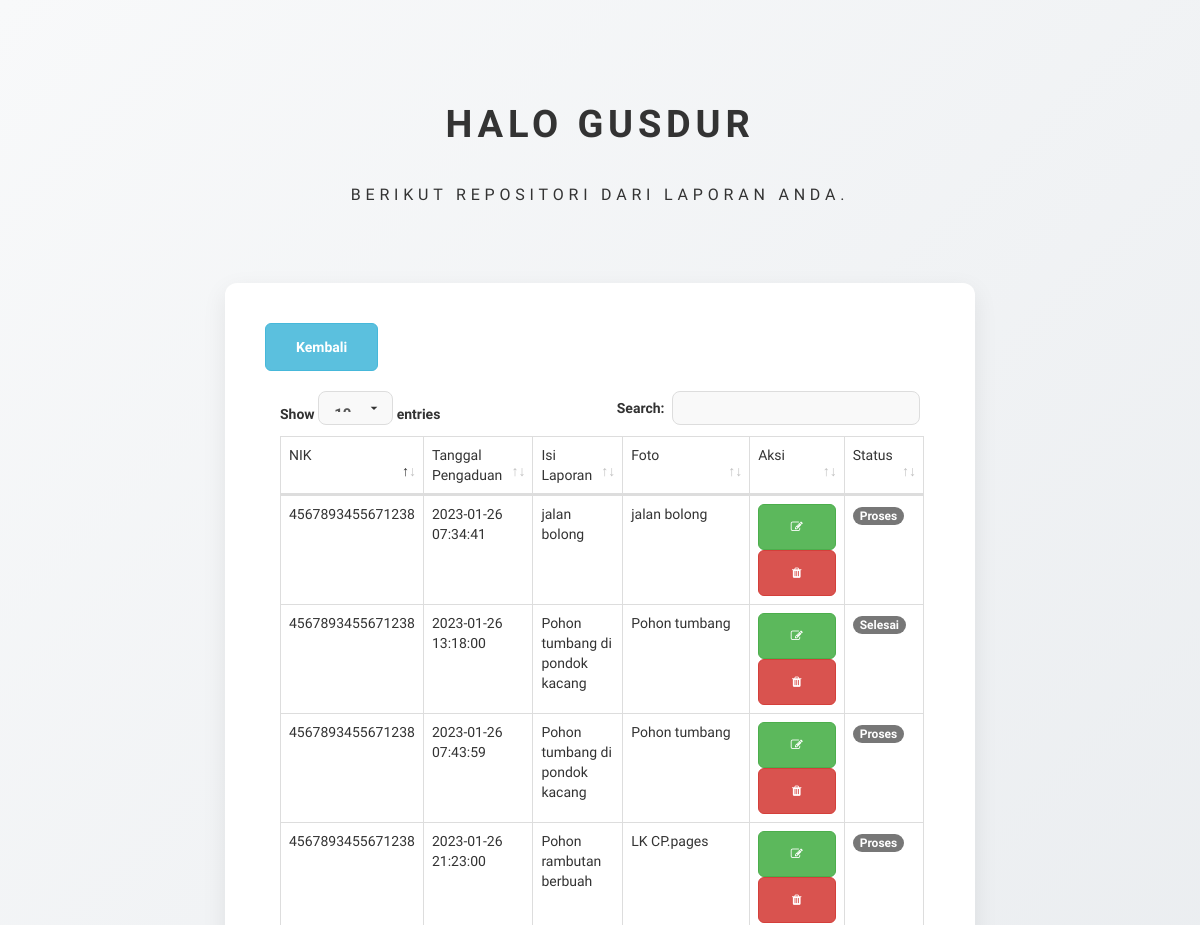
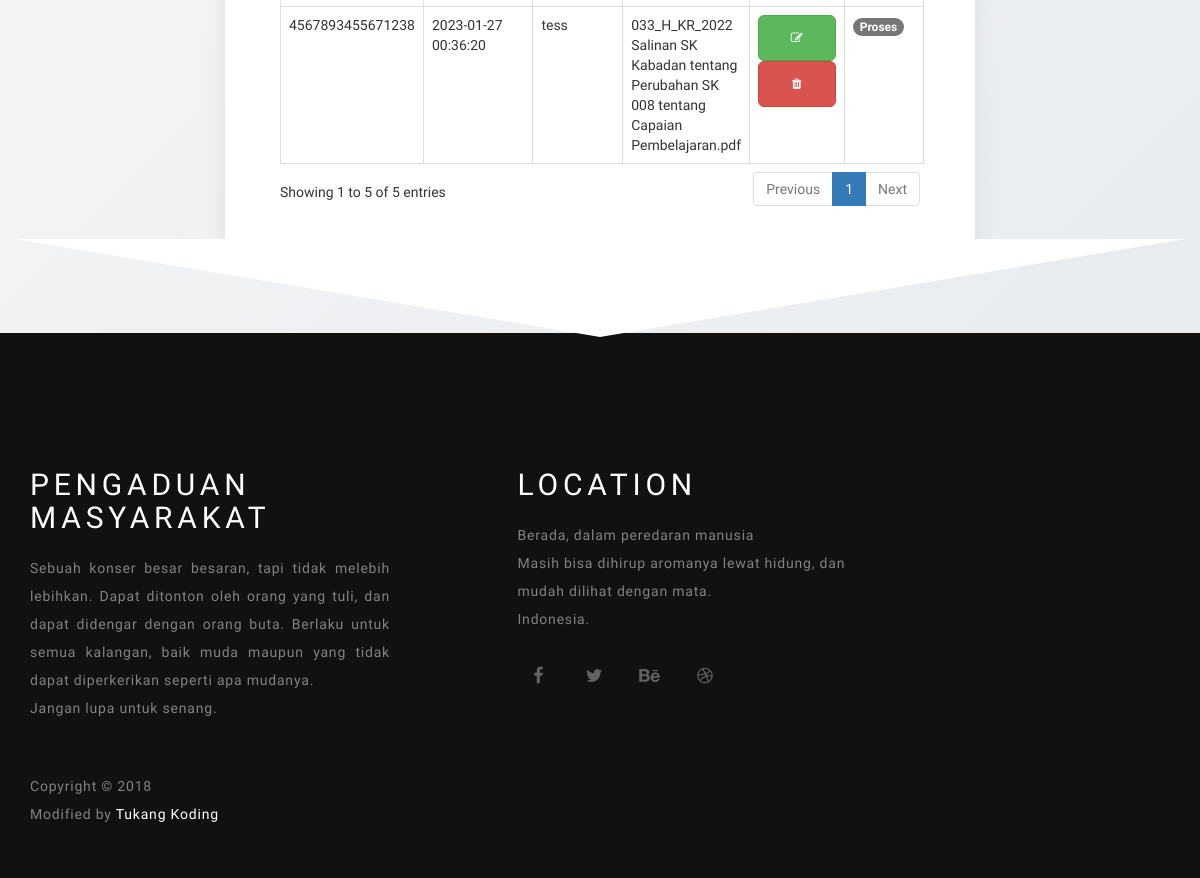
The app's page /lapor.php (signed in) with its own data (2 pictures, top to bottom).
### tables this page shows
CREATE TABLE `pengaduan` (
  `id_pengaduan` int(11) NOT NULL,
  `tgl_pengaduan` timestamp NOT NULL DEFAULT CURRENT_TIMESTAMP ON UPDATE CURRENT_TIMESTAMP,
  `nik` char(16) NOT NULL,
  `isi_laporan` text NOT NULL,
  `foto` varchar(255) NOT NULL,
  `status` int(1) NOT NULL
);

### lapor.php (the view, shortened to what this page needs)
<?php
require_once 'php_action/db_connect.php';
?>
<!DOCTYPE html>
<html lang="en">
<head>
  <link rel="stylesheet" href="assets/public/css/bootstrap.min.css">
  <link rel="stylesheet" href="assets/public/css/animate.min.css">
  <link rel="stylesheet" href="assets/public/css/et-line-font.css">
  <link rel="stylesheet" href="assets/public/css/font-awesome.min.css">
  <link rel="stylesheet" href="assets/public/css/vegas.min.css">
  <link rel="stylesheet" href="assets/public/css/style.css">
  <link href="assets/datatables/dataTables.bootstrap4.css" rel="stylesheet">
</head>
<body>
  <section id="contact">
    <div class="container">
      <div class="row">
        <div class="col-md-offset-2 col-md-8 col-sm-12">
          <div class="section-title">
            <h1 class="wow fadeInUp" data-wow-delay="0.3s">Halo <?php echo $_SESSION['nama'] ?></h1>
            <h3 class="wow fadeInUp" data-wow-delay="0.6s">Berikut repositori dari laporan Anda.</h3>
          </div>
          <div class="contact-form wow fadeInUp" data-wow-delay="1.0s">
            <div class="float" style="padding-bottom:20px;">
              <a class="btn btn-info" href="index.php">Kembali</a>
            </div>
            <div class="table-responsive">
              <table id="laporan" class="table table-bordered">
                <thead>
                  <tr>
                    <td>NIK</td>
                    <td>Tanggal Pengaduan</td>
                    <td>Isi Laporan</td>
                    <td>Foto</td>
                    <td>Aksi</td>
                    <td>Status</td>
                  </tr>
                </thead>
                <tbody>
                  <?php
                  $nik = $_SESSION['nik'];
                  $result = mysqli_query(
                    $connect,
                    "SELECT * FROM pengaduan WHERE nik=$nik"
                  );
                  if (mysqli_num_rows($result) > 0) {
                    while ($row = mysqli_fetch_array($result)) {
                  ?>
                      <tr>
                        <td><?= $row[2] ?></td>
                        <td><?= $row[1] ?></td>
                        <td><?= $row[3] ?></td>
                        <td><?= $row[4] ?></td>
                         <td>
                         <button data-toggle="modal" data-target="#editLapor"
                      data-id_pengaduan="<?= $row[0] ?>"
                      data-isi_laporan="<?= $row[3] ?>"
                      onclick="formEdit(this);" class="btn btn-sm btn-success"><i class="fa fa-fw fa-edit"></i></button>
                      <button data-toggle="modal" data-target="#deleteLapor"
                      data-id_pengaduan="<?= $row[0] ?>"
                      data-tgl_pengaduan="<?= $row[1] ?>"
                      onclick="formDelete(this);" class="btn btn-sm btn-danger"><i class="fa fa-fw fa-trash"></i></button>
                    </td>
                        <td>
                          <?php
                          if ($row[5] == 1) {
                            echo "<span class='badge badge-warning'>Proses</span>";
                          } else if ($row[5] == 2) {
                            echo "<span class='badge badge-success'>Selesai</span>";
                          } else {
                            echo "<span class='badge badge-danger'>Belum Diproses</span>";
                          }
                          ?>
                        </td>
                      </tr>
                    <?php
                    }
                  }
                  ?>
                </tbody>
              </table>
            </div>
          </div>
        </div>
      </div>
    </div>
  </section>
  <footer>
    <div class="container">
      <div class="row">
        <svg class="svgcolor-light" preserveAspectRatio="none" viewBox="0 0 100 102" height="100" width="100%" version="1.1" xmlns="http://www.w3.org/2000/svg">
          <path d="M0 0 L50 100 L100 0 Z"></path>
        </svg>
        <div class="col-md-4 col-sm-6">
          <h2>Pengaduan Masyarakat</h2>
          <div class="wow fadeInUp" data-wow-delay="0.3s">
            <p class="text-justify">Sebuah konser besar besaran, tapi tidak melebih lebihkan. Dapat ditonton oleh orang yang tuli, dan dapat didengar dengan orang buta. Berlaku untuk semua kalangan, baik muda maupun yang tidak dapat diperkerikan seperti apa mudanya.<br> Jangan lupa untuk senang.</p>
            <p class="copyright-text">Copyright &copy; 2018 <br>
              Modified by <a rel="nofollow" href="" target="_parent">Tukang Koding</a></p>
          </div>
        </div>
        <div class="col-md-1 col-sm-1"></div>
        <div class="col-md-4 col-sm-5">
          <h2>Location</h2>
          <p class="wow fadeInUp" data-wow-delay="0.6s">
            Berada, dalam peredaran manusia<br>
            Masih bisa dihirup aromanya lewat hidung, dan mudah dilihat dengan mata.<br>
            Indonesia.
          </p>
          <ul class="social-icon">
            <li><a href="#" class="fa fa-facebook wow bounceIn" data-wow-delay="0.9s"></a></li>
            <li><a href="#" class="fa fa-twitter wow bounceIn" data-wow-delay="1.2s"></a></li>
            <li><a href="#" class="fa fa-behance wow bounceIn" data-wow-delay="1.4s"></a></li>
            <li><a href="#" class="fa fa-dribbble wow bounceIn" data-wow-delay="1.6s"></a></li>
          </ul>
        </div>
      </div>
    </div>
  </footer>
</body>
</html>

### assets/public/css/style.css (style rules this page uses)
body { background: #ffffff; font-family: "Rajdhani", sans-serif; font-weight: 400; }
html, body { width: 100%; overflow-x: hidden; }
html { font-size: 100%; }
h1, h2, h3 { font-weight: 500; letter-spacing: 0.3rem; text-transform: uppercase; }
h1 { font-size: 2.8rem; font-weight: 700; }
h2 { color: white; padding-bottom: 10px; }
h3 { font-size: 1rem; line-height: 2rem; }
p { color: #828282; letter-spacing: 0.8px; line-height: 28px; }
#feature, #contact, #pengaduan { background: #ffffff; }
#feature, #contact, #pengaduan, footer { padding-top: 10px; padding-bottom: 40px; }
.section-title { padding-bottom: 62px; }
.section-title h1 { padding-bottom: 10px; }
#contact .section-title { text-align: center; }
#contact { background: linear-gradient(135deg, #f8f9fa 0%, #e9ecef 100%); padding: 80px 0; }
#contact .section-title h1 { font-weight: 700; text-transform: uppercase; color: #333; margin-bottom: 10px; }
#contact .contact-form { background: #ffffff; border-radius: 12px; padding: 40px; box-shadow: 0px 8px 25px rgba(0, 0, 0, 0.08); transition: all 0.4s ease; }
footer { background: #111112; }
footer .copyright-text { padding-top: 40px; }
footer a { color: #fff; }
.svgcolor-light { position: relative; bottom: 104px; }
.social-icon { padding: 0; margin: 0; }
.social-icon li { list-style: none; display: inline-block; }
.social-icon li a { border-radius: 100px; color: #626262; font-size: 18px; text-decoration: none; transition: all 0.4s ease-in-out; width: 42px; height: 42px; line-height: 42px; text-align: center; margin-top: 12px; margin-right: 10px; }
.section-title { flex: 1; }
.section-title h1 { font-size: 38px; font-weight: 800; color: #111; line-height: 1.3; margin-bottom: 20px; }
.btn { padding: 13px 30px; border-radius: 6px; text-decoration: none; font-weight: 600; transition: all 0.3s ease; }

### records on screen
pengaduan: nik "4567893455671238", tgl_pengaduan "2023-01-26 07:34:41", isi_laporan "jalan bolong", foto "jalan bolong", status "Proses"
pengaduan: nik "4567893455671238", tgl_pengaduan "2023-01-26 13:18:00", isi_laporan "Pohon tumbang di pondok kacang", foto "Pohon tumbang", status "Selesai"
pengaduan: nik "4567893455671238", tgl_pengaduan "2023-01-26 07:43:59", isi_laporan "Pohon tumbang di pondok kacang", foto "Pohon tumbang", status "Proses"
pengaduan: nik "4567893455671238", tgl_pengaduan "2023-01-26 21:23:00", isi_laporan "Pohon rambutan berbuah", foto "LK CP.pages", status "Proses"
pengaduan: nik "4567893455671238", tgl_pengaduan "2023-01-27 00:36:20", isi_laporan "tess", foto "033_H_KR_2022 Salinan SK Kabadan tentang Perubahan SK 008 tentang Capaian Pembelajaran.pdf", status "Proses"

### other values on screen
$_SESSION['nama'] "GUSDUR"
